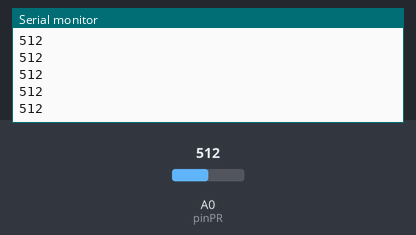
Bench run of a sketch on a simulated Arduino Uno, built with avr-gcc and run on an emulated ATmega328P. On the bench: the last lines printed to the serial monitor. The inputs (shaded band) are chosen by the test bench; at power-on: A0 (pinPR) = 512.

Above: at 1.2 s.
1.3 s: A0 (pinPR) set to 716
At 1.56 s:
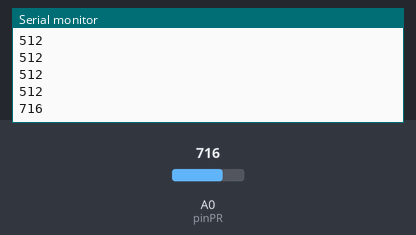
2.8 s: A0 (pinPR) set to 900
At 2.96 s:
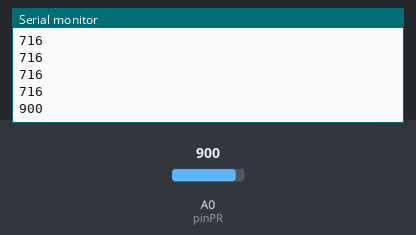
Timing chart, 0 to 5.8 s (numbered marks = the images above; inputs shaded):
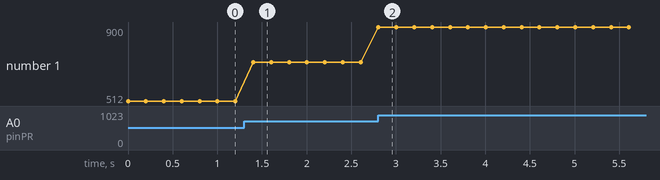

Measured:
- after the input at 1.3 s, the serial monitor: prints a new line after 0.10 s (image 1)
- after the input at 2.8 s, the serial monitor: prints a new line at once (image 2)
- plotted number 1: 512 → 716 after the input at 1.3 s, 716 → 900 after the input at 2.8 s

The sketch:

Projet26.ino
```cpp
int pinPR = A0;

void setup()
{
    Serial.begin(9600);
}

void loop()
{
    Serial.println(analogRead(pinPR));
    delay(200);
}
```
